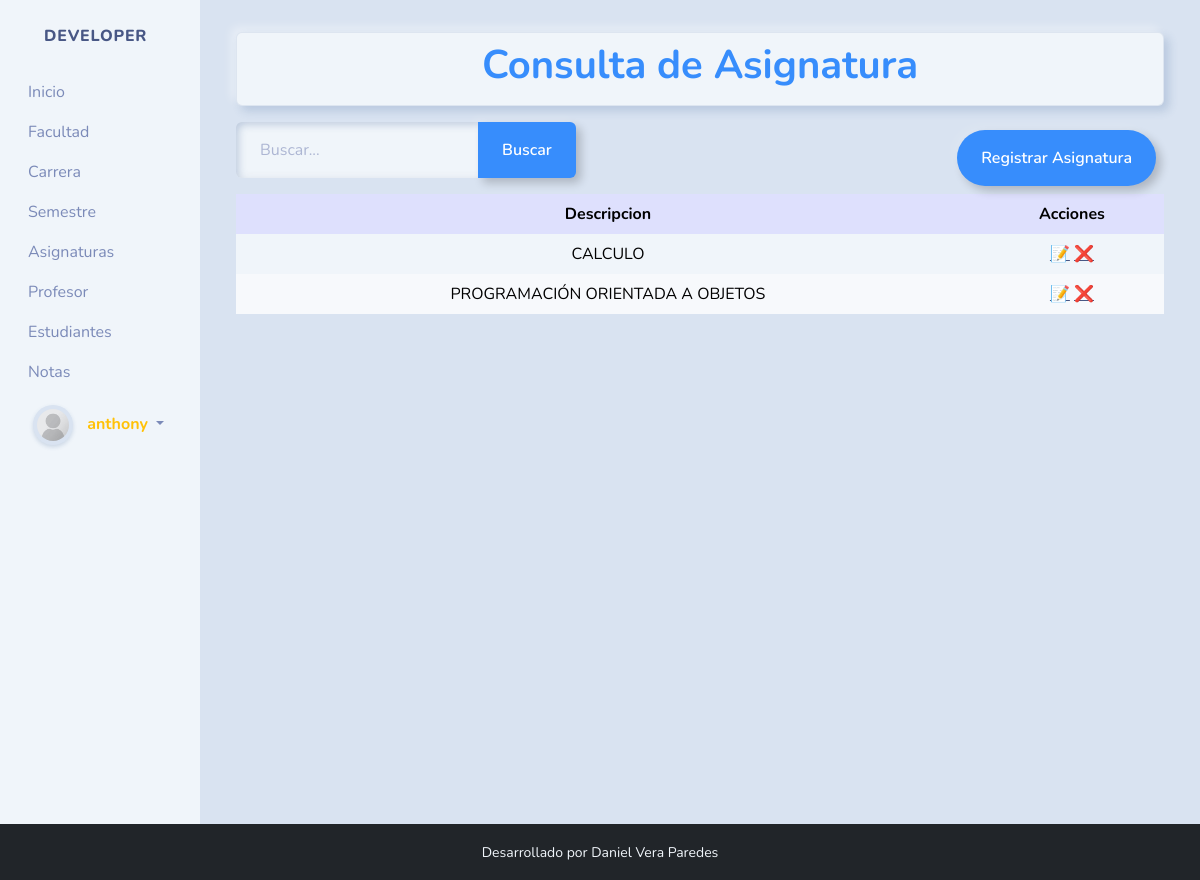
The page /asignaturas/ (signed in) on the database as committed earlier.
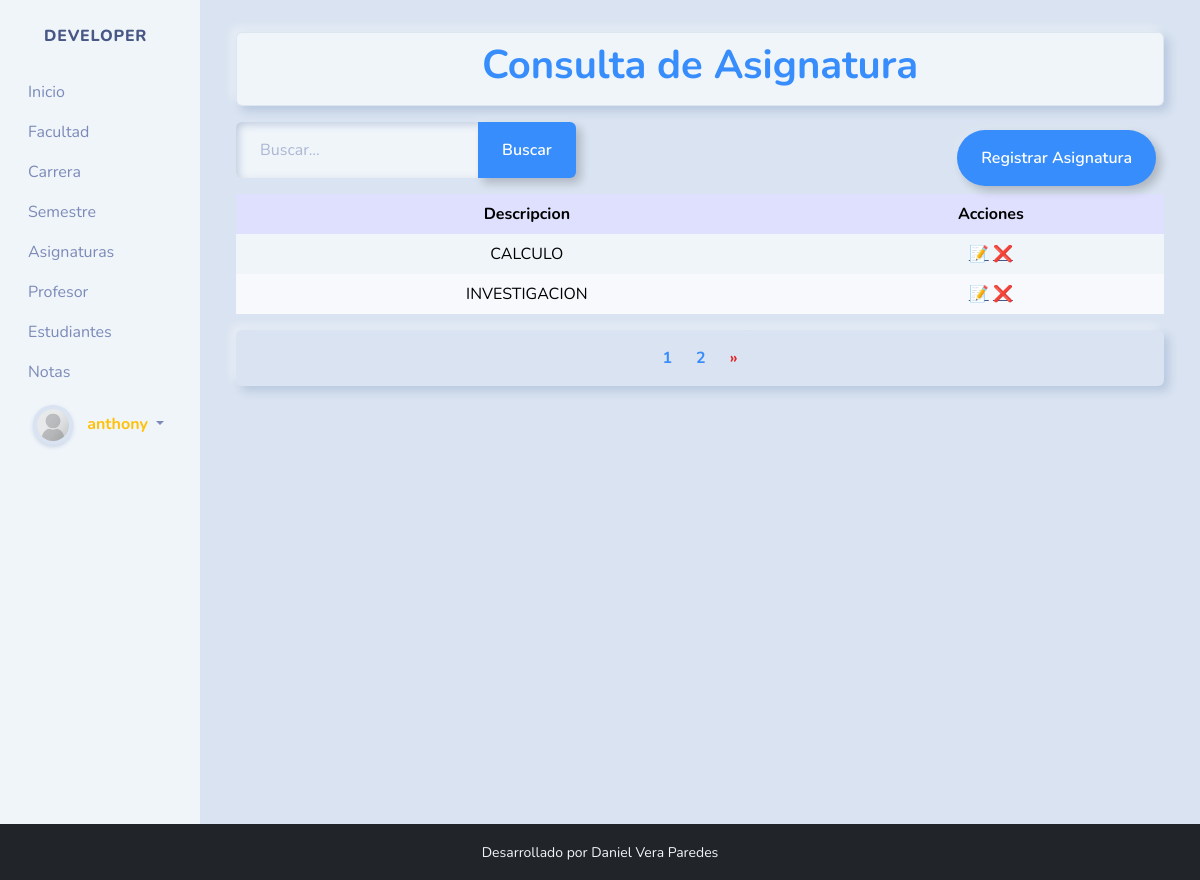
The same page on the database as committed later.
### notas/models.py (models this page shows, shortened)
class Asignatura(models.Model):
    description = models.CharField('Descripcion', max_length=200)
    isactive = models.BooleanField('Estado', default=True)
    class Meta:
        verbose_name = ('Asignatura')
        verbose_name_plural = ('Asignaturas')
        ordering = ['description']

### notas/views.py (the view)
# urls.py: path('asignaturas/', views.asignatura,name="asignaturas"),
@login_required
def asignatura(request):
    return model_list(request, Asignatura, "Asignatura", "asignaturas.html", ["description"])

### notas/views.py (called while the page is built)
@login_required
def model_list(request, model, title, template, fields):
    context, objects = None, None
    try:
        q = request.GET.get('q')
        filter_conditions = Q()
        if q:
            for field in fields:
                filter_conditions |= Q(**{f'{field}__icontains': q})
        objects = model.objects.filter(filter_conditions)
        paginator = Paginator(objects,2)
        pagina = request.GET.get('page', 1)
        paginated_objects = paginator.get_page(pagina)
        context = {
            'objects': paginated_objects,
            'title': f'Consulta de {title}',
            'paginator': paginator,
            'num_pages': paginator.num_pages,
        }
        return render(request, template, context)
    except Exception as e:
        return render(request, template, {'title': f'Consulta de {title}', 'error': f'Ha ocurrido un error en la consulta: {e}'})

### notas/templates/asignaturas.html (shortened to what this page needs)
{% extends "base.html" %}
{% load static %}
{% block content %}
<div class="container">
  <div class="py-2 mt-2 border border-1 shadow rounded text-center bg-light">
    <h1 class="fw-bold text-primary">{{ title }}</h1>
  </div>
  <div class="mt-3">
    <div class="mt-2 d-flex justify-content-between flex-wrap">
      <form action="" style="max-width: 450px;">
        <div class="input-group">
          <input type="text" class="form-control" placeholder="Buscar..." name="q" value="{{ request.GET.q }}"
            minlength="2">
          <button class="btn btn-outline-primary" data-bs-toggle="tooltip"
            data-bs-title="Escriba y haga clic en buscar">
            Buscar
          </button>
        </div>
      </form>
      <div class="m-2">
        <a href="{% url 'create_asignatura' %}" class="btn btn-outline-primary " data-bs-toggle="tooltip"
          data-bs-title="Ingresar un nueva Asignatura">
          Registrar Asignatura
        </a>
      </div>
    </div>
  </div>
  <div class="table-responsive">
    <table class="table table-fluid">
      <thead class="text-center text-light table-info">
        <tr>
          <th>Descripcion</th>
          <th>Acciones</th>
        </tr>
      </thead>
      <tbody class="table-light">
        {% for asignatura in objects %}
        <tr class="{% cycle 'table-default' 'table-secondary' %}">
          <td class="text-center">{{ asignatura.description|upper }}</td>
          <td class="text-center">
            <a href="{% url 'update_asignatura' asignatura.id %}" data-bs-toggle="tooltip"
              data-bs-title="Editar la asignatura">📝</a>
            <a href="{% url 'delete_asignatura' asignatura.id %}" data-bs-toggle="tooltip"
              data-bs-title="Eliminar la asignatura">❌</a>
          </td>
        </tr>
        {% endfor %}
      </tbody>
    </table>
  </div>
  {% if paginator.num_pages > 1 %}
  <ul class="pagination">
    {% for page_num in paginator.page_range %}
    <li class="page-item text-danger fw-bold {% if page_num == objects.number %}active{% endif %}">
      <a class="page-link text-primary fw-bold" href="{% url 'asignaturas' %}?page={{ page_num }}">{{ page_num }}</a>
    </li>
    {% endfor %}
    {% if objects.has_next %}
    <li class="page-item">
      <a class="page-link text-danger fw-bold" href="{% url 'asignaturas' %}?page={{ objects.next_page_number }}">»</a>
    </li>
    {% endif %}
  </ul>
  {% endif %}
</div>
{% endblock content %}

Rows that differ between the two databases and show on the page:
no longer on this page (row unchanged): Asignatura: description "PROGRAMACIÓN ORIENTADA A OBJETOS"
added Asignatura: description "INVESTIGACION"
Other text that changed with them:
new list line: "1"
new list line: "2"
